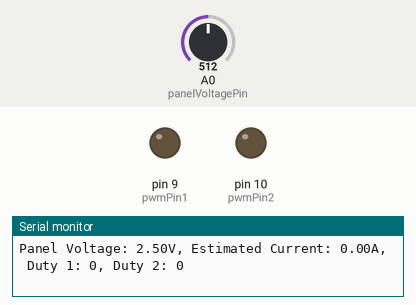
This sketch was run on a simulated Arduino Uno, built with avr-gcc and run on an emulated ATmega328P. Parts: output pins drawn as LEDs (lit = HIGH), the last lines printed to the serial monitor. The inputs (shaded band) are chosen by the test bench; at power-on: A0 (panelVoltagePin) = 512.

Above: at 1.8 s.
1.9 s: A0 (panelVoltagePin) set to 421
3.4 s: A0 (panelVoltagePin) set to 402
At 13.7 s:
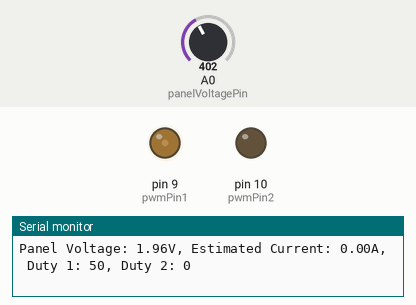
Timing chart, 0 to 18.5 s (numbered marks = the images above; inputs shaded):
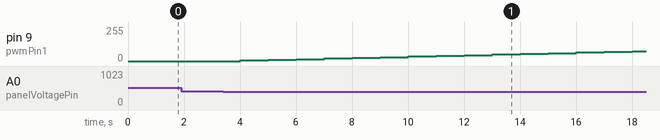

Measured:
- the behaviour switches between 410 and 409 on A0 (panelVoltagePin) (found by bisection; images 0 and 1)
- after the input at 3.4 s, pin 9 (pwmPin1): moves from 0/255 to 75/255 over 14.0 s, starting after 0.60 s

The sketch:

basic2.ino
```cpp
// Pin definitions
const int pwmPin1 = 9;  // PWM for DC-DC converter 1
const int pwmPin2 = 10; // PWM for DC-DC converter 2
const int panelVoltagePin = A0; // Solar panel voltage
const int outputVoltagePin1 = A1; // DC-DC converter 1 output
const int outputVoltagePin2 = A2; // DC-DC converter 2 output

// System parameters
float panelVoc = 0.0;  // Estimated open-circuit voltage
float targetPanelVoltage = 0.0;
const float panelVoltageTargetRatio = 0.80;  // 80% of Voc

// PWM duty cycle control
int dutyCycle1 = 0;
int dutyCycle2 = 0;
const int dutyStep = 5;  // Step change for PWM adjustment
const int maxDuty = 255; // Max PWM value (100% duty cycle)

// Converter priority (lower value = higher priority)
const int priority1 = 1;
const int priority2 = 2;

// Timing
unsigned long lastUpdate = 0;
const unsigned long updateInterval = 1000;  // 1 second

// Function to read voltage (scaling assumed for 0-5V input)
float readVoltage(int pin) {
  return analogRead(pin) * (5.0 / 1023.0);
}

// Function to estimate panel current
float estimateCurrent(float prevVoltage, float currentVoltage, int dutyCycle) {
  float deltaV = prevVoltage - currentVoltage;
  float deltaD = dutyCycle / 255.0;
  if (deltaD == 0) return 0;  // Avoid division by zero
  return deltaV / deltaD;  // Simplified approximation of I = dV/dD
}

// Adjust PWM based on priority and target voltage
void adjustPWM() {
  float panelVoltage = readVoltage(panelVoltagePin);

  // Adjust duty cycles based on priority
  if (panelVoltage < targetPanelVoltage) {
    if (priority1 < priority2 && dutyCycle1 < maxDuty) {
      dutyCycle1 += dutyStep;
    } else if (dutyCycle2 < maxDuty) {
      dutyCycle2 += dutyStep;
    }
  } else {
    if (priority2 < priority1 && dutyCycle2 > 0) {
      dutyCycle2 -= dutyStep;
    } else if (dutyCycle1 > 0) {
      dutyCycle1 -= dutyStep;
    }
  }

  analogWrite(pwmPin1, dutyCycle1);
  analogWrite(pwmPin2, dutyCycle2);
}

void setup() {
  pinMode(pwmPin1, OUTPUT);
  pinMode(pwmPin2, OUTPUT);
  Serial.begin(9600);
}

void loop() {
  unsigned long currentTime = millis();
  if (currentTime - lastUpdate >= updateInterval) {
    lastUpdate = currentTime;

    float panelVoltage = readVoltage(panelVoltagePin);
    static float previousVoltage = panelVoltage;

    // Infer panel current
    float estimatedCurrent = estimateCurrent(previousVoltage, panelVoltage, dutyCycle1 + dutyCycle2);

    // Update Voc estimation using a simple tracking approach
    if (panelVoltage > panelVoc) {
      panelVoc = panelVoltage;  // Track the highest voltage as Voc
      targetPanelVoltage = panelVoc * panelVoltageTargetRatio;
    }

    adjustPWM();

    // Debug output
    Serial.print("Panel Voltage: "); Serial.print(panelVoltage);
    Serial.print("V, Estimated Current: "); Serial.print(estimatedCurrent);
    Serial.print("A, Duty 1: "); Serial.print(dutyCycle1);
    Serial.print(", Duty 2: "); Serial.println(dutyCycle2);

    previousVoltage = panelVoltage;
  }
}
```
